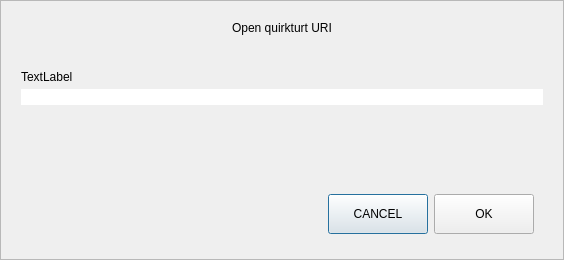
<?xml version="1.0" encoding="UTF-8"?>
<ui version="4.0">
 <class>OpenURIDialog</class>
 <widget class="QDialog" name="OpenURIDialog">
  <property name="geometry">
   <rect>
    <x>0</x>
    <y>0</y>
    <width>564</width>
    <height>260</height>
   </rect>
  </property>
  <property name="windowTitle">
   <string>Open URI</string>
  </property>
  <layout class="QVBoxLayout" name="verticalLayout">
   <property name="spacing">
    <number>0</number>
   </property>
   <property name="leftMargin">
    <number>0</number>
   </property>
   <property name="topMargin">
    <number>0</number>
   </property>
   <property name="rightMargin">
    <number>0</number>
   </property>
   <property name="bottomMargin">
    <number>0</number>
   </property>
   <item>
    <widget class="QFrame" name="frame">
     <property name="frameShape">
      <enum>QFrame::StyledPanel</enum>
     </property>
     <property name="frameShadow">
      <enum>QFrame::Raised</enum>
     </property>
     <layout class="QVBoxLayout" name="verticalLayout_2">
      <property name="spacing">
       <number>5</number>
      </property>
      <property name="leftMargin">
       <number>20</number>
      </property>
      <property name="topMargin">
       <number>20</number>
      </property>
      <property name="rightMargin">
       <number>20</number>
      </property>
      <property name="bottomMargin">
       <number>16</number>
      </property>
      <item>
       <widget class="QLabel" name="labelTitle">
        <property name="text">
         <string>Open quirkturt URI</string>
        </property>
        <property name="alignment">
         <set>Qt::AlignCenter</set>
        </property>
       </widget>
      </item>
      <item>
       <spacer name="verticalSpacer_2">
        <property name="orientation">
         <enum>Qt::Vertical</enum>
        </property>
        <property name="sizeType">
         <enum>QSizePolicy::Fixed</enum>
        </property>
        <property name="sizeHint" stdset="0">
         <size>
          <width>20</width>
          <height>30</height>
         </size>
        </property>
       </spacer>
      </item>
      <item>
       <widget class="QLabel" name="labelSubtitle">
        <property name="text">
         <string notr="true">TextLabel</string>
        </property>
       </widget>
      </item>
      <item>
       <layout class="QHBoxLayout" name="horizontalLayout">
        <property name="spacing">
         <number>0</number>
        </property>
        <item>
         <widget class="QValidatedLineEdit" name="uriEdit">
          <property name="styleSheet">
           <string notr="true">#uriEdit{
	border-top-right-radius:0px;
	border-bottom-right-radius:0px;
}</string>
          </property>
         </widget>
        </item>
       </layout>
      </item>
      <item>
       <spacer name="verticalSpacer">
        <property name="orientation">
         <enum>Qt::Vertical</enum>
        </property>
        <property name="sizeHint" stdset="0">
         <size>
          <width>20</width>
          <height>40</height>
         </size>
        </property>
       </spacer>
      </item>
      <item>
       <widget class="QWidget" name="widget" native="true">
        <property name="minimumSize">
         <size>
          <width>0</width>
          <height>50</height>
         </size>
        </property>
        <layout class="QHBoxLayout" name="horizontalLayout_2">
         <item>
          <spacer name="horizontalSpacer">
           <property name="orientation">
            <enum>Qt::Horizontal</enum>
           </property>
           <property name="sizeHint" stdset="0">
            <size>
             <width>289</width>
             <height>20</height>
            </size>
           </property>
          </spacer>
         </item>
         <item>
          <widget class="QPushButton" name="pushButtonCancel">
           <property name="minimumSize">
            <size>
             <width>100</width>
             <height>40</height>
            </size>
           </property>
           <property name="text">
            <string>CANCEL</string>
           </property>
          </widget>
         </item>
         <item>
          <widget class="QPushButton" name="pushButtonOK">
           <property name="minimumSize">
            <size>
             <width>100</width>
             <height>40</height>
            </size>
           </property>
           <property name="text">
            <string>OK</string>
           </property>
          </widget>
         </item>
        </layout>
       </widget>
      </item>
     </layout>
    </widget>
   </item>
  </layout>
 </widget>
 <customwidgets>
  <customwidget>
   <class>QValidatedLineEdit</class>
   <extends>QLineEdit</extends>
   <header>qvalidatedlineedit.h</header>
  </customwidget>
 </customwidgets>
 <resources/>
 <connections/>
</ui>
